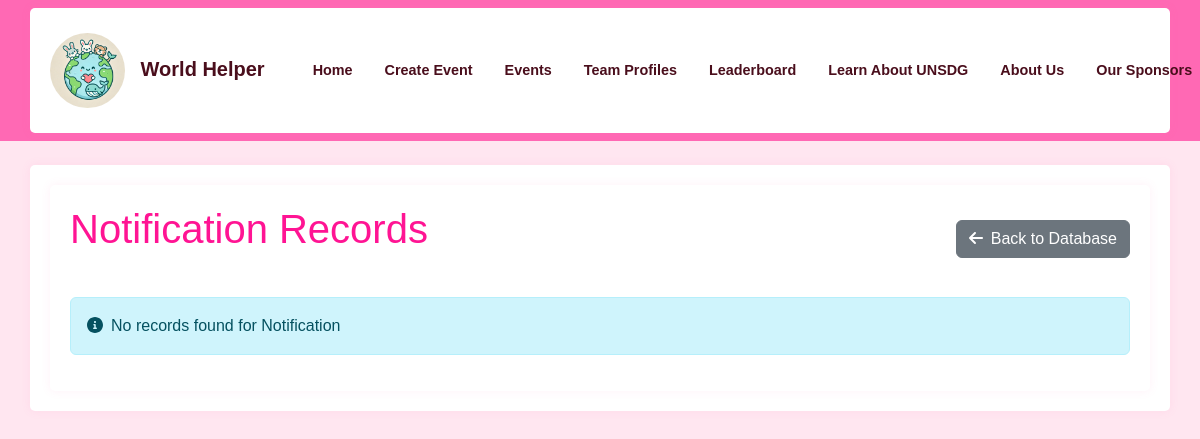
The page /database/Notification on the database as committed earlier.
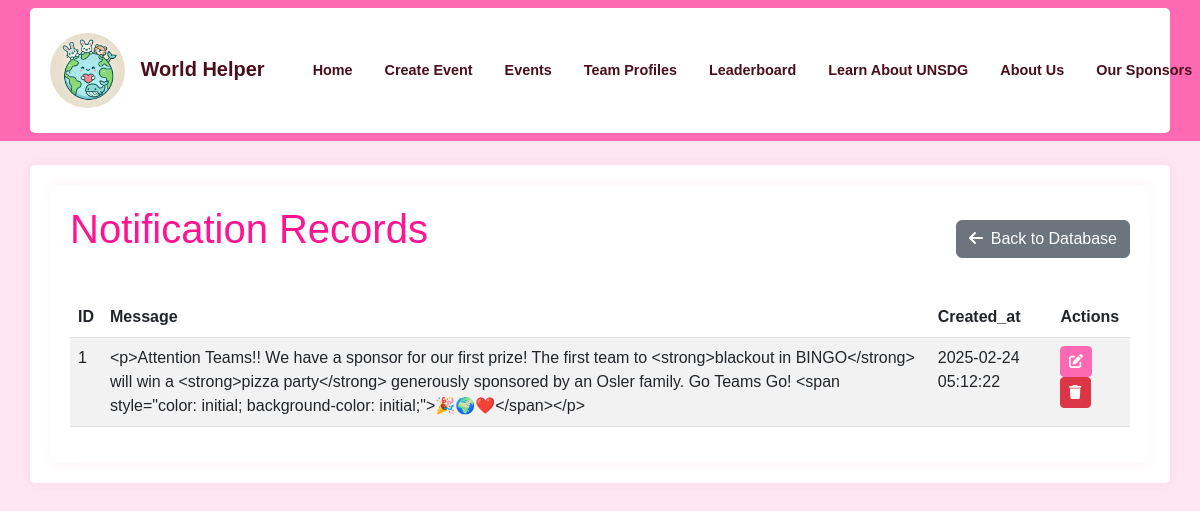
The same page on the database as committed later.
### app/models.py (models this page shows, shortened)
class Notification(db.Model):
    id = db.Column(db.Integer, primary_key=True)
    message = db.Column(db.Text, nullable=False)
    created_at = db.Column(db.DateTime, default=datetime.utcnow)
    active = db.Column(db.Boolean, default=True)
    def to_dict(self):
        return {
            'id': self.id,
            'message': self.message,
            'created_at': self.created_at.strftime('%Y-%m-%d %H:%M:%S') if self.created_at else None
        }

### app/admin/routes.py (the view)
@bp.route('/database/<model_name>')
def view_model(model_name):
    models = {
        'Team': Team,
        'Event': Event,
        'TeamMember': TeamMember,
        'BingoCard': BingoCard,
        'Notification': Notification,
        'EventVerification': EventVerification
    }
    if model_name not in models:
        flash(('Invalid model name', request.path), 'error')
        return redirect(url_for('admin.manage_database'))
    model = models[model_name]
    records = model.query.all()
    records = [record.to_dict() for record in records]  # Convert to dictionaries
    return render_template('admin/view_model.html', model_name=model_name, records=records)

### app/__init__.py (called while the page is built)
def create_app(config_class=Config):
    app = Flask(__name__)
    app.config.from_object(config_class)
    db.init_app(app)
    migrate.init_app(app, db)
    @app.template_filter('datetime')
    def format_datetime(value):
        if value is None:
            return ''
        if isinstance(value, str):
            try:
                value = datetime.strptime(value, '%Y-%m-%d %H:%M:%S')
            except ValueError:
                return value
        return value.strftime('%Y-%m-%d %H:%M:%S')
    app.jinja_env.filters['datetime'] = format_datetime
    from app.main import bp as main_bp
    app.register_blueprint(main_bp)
    from app.auth import bp as auth_bp
    app.register_blueprint(auth_bp)
    from app.admin import bp as admin_bp
    app.register_blueprint(admin_bp)
    return app

### app/templates/admin/view_model.html (shortened to what this page needs)
{% extends "base.html" %}
{% block content %}
<div class="container">
    <div class="d-flex justify-content-between align-items-center mb-4">
        <h1>{{ model_name }} Records</h1>
        <a href="{{ url_for('admin.manage_database') }}" class="btn btn-secondary">
            <i class="fas fa-arrow-left me-2"></i>Back to Database
        </a>
    </div>
    {% if records %}
    <div class="table-responsive">
        <table class="table table-striped table-hover">
            <thead>
                <tr>
                    <th>ID</th>
                    {% for key in records[0].keys() %}
                    {% if key != 'id' %}
                    <th>{{ key|title }}</th>
                    {% endif %}
                    {% endfor %}
                    <th>Actions</th>
                </tr>
            </thead>
            <tbody>
                {% for record in records %}
                <tr>
                    <td>{{ record.id }}</td>
                    {% for key, value in record.items() %}
                    {% if key != 'id' %}
                    <td>
                        {% if key.endswith('_at') and value %}
                            {{ value|datetime }}
                        {% else %}
                            {{ value }}
                        {% endif %}
                    </td>
                    {% endif %}
                    {% endfor %}
                    <td>
                        <button class="btn btn-primary btn-sm" onclick="openEditModal('{{ model_name }}', {{ record.id }})">
                            <i class="fas fa-edit"></i>
                        </button>
                        <form method="POST"
                              action="{{ url_for('admin.delete_record', model_name=model_name, id=record.id) }}"
                              class="d-inline"
                              onsubmit="return confirm('Are you sure you want to delete this record?')">
                            <button type="submit" class="btn btn-danger btn-sm">
                                <i class="fas fa-trash"></i>
                            </button>
                        </form>
                    </td>
                </tr>
                {% endfor %}
            </tbody>
        </table>
    </div>
    {% else %}
    <div class="alert alert-info">
        <i class="fas fa-info-circle me-2"></i>No records found for {{ model_name }}
    </div>
    {% endif %}
</div>
{% endblock %}

Rows that differ between the two databases and show on the page:
added Notification: id "1", message "<p>Attention Teams!! We have a sponsor for our first prize! The first team to <strong>blackout in BINGO</strong> will win a <strong>pizza party</strong> generously sponsored by an Osler family. Go Teams Go! <span style=\"color: initial; background-color: initial;\">🎉🌍❤️</span></p>", record "2025-02-24 05:12:22"
Other text that changed with them:
{{ model_name }}: "Notification" → (not shown)
text no longer shown: "No records found for"
text now shown: "ID Actions"
new list line: "Message"
new list line: "Created_at"
